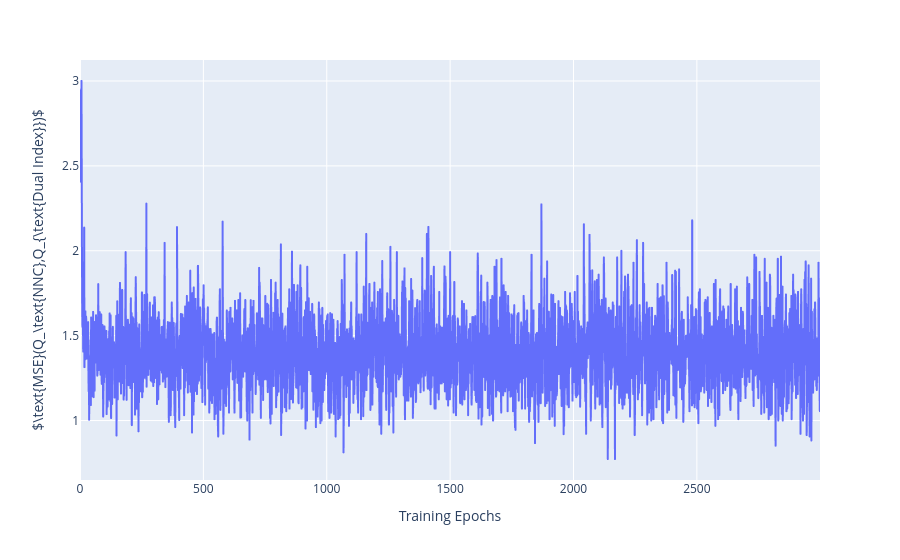

Notebook cell for this chart:
### Markdown cell above
The goal of the optimizer is to minimize the mean squared error (MSE) between $q^{\rm e}_t, q^{\rm r}_t$ values of dual index and NNC.
NNC tries to learn those values by receiving the following inputs:
- previous inventory: $I_t$ 
- previous expendited order positions: $(q^{\rm e}_{t-1},\dots, q^{\rm e}_{t-l_{\rm e}})$
- previous regular order positions: $(q^{\rm r}_{t-1},\dots, q^{\rm r}_{t-l_{\rm r}})$

Next we plot the MSE over learning epochs:

### Code cell
fig = px.line(losses)
fig.data[0].showlegend = False
fig.layout.xaxis.title = 'Training Epochs'
fig.layout.yaxis.title = r'$\text{MSE}(Q_\text{NNC},Q_{\text{Dual Index}})$'
fig

### Figure 1 — Plotly figure (JSON) as saved in the notebook; plotly's stock layout.template omitted (floating-point values rounded to 4 significant figures; data arrays with more than 128 entries replaced by an {"elided": "..."} marker saying what was removed)
{"data": [{"hovertemplate": "variable=0<br>index=%{x}<br>value=%{y}<extra></extra>", "legendgroup": "0", "line": {"color": "#636efa", "dash": "solid"}, "mode": "lines", "name": "0", "showlegend": false, "type": "scattergl", "x": {"elided": "3000 int values"}, "xaxis": "x", "y": {"elided": "3000 float values"}, "yaxis": "y"}], "layout": {"legend": {"title": {"text": "variable"}, "tracegroupgap": 0}, "margin": {"t": 60}, "xaxis": {"anchor": "y", "domain": [0, 1], "title": {"text": "Training Epochs"}}, "yaxis": {"anchor": "x", "domain": [0, 1], "title": {"text": "$\\text{MSE}(Q_\\text{NNC},Q_{\\text{Dual Index}})$"}}}}
